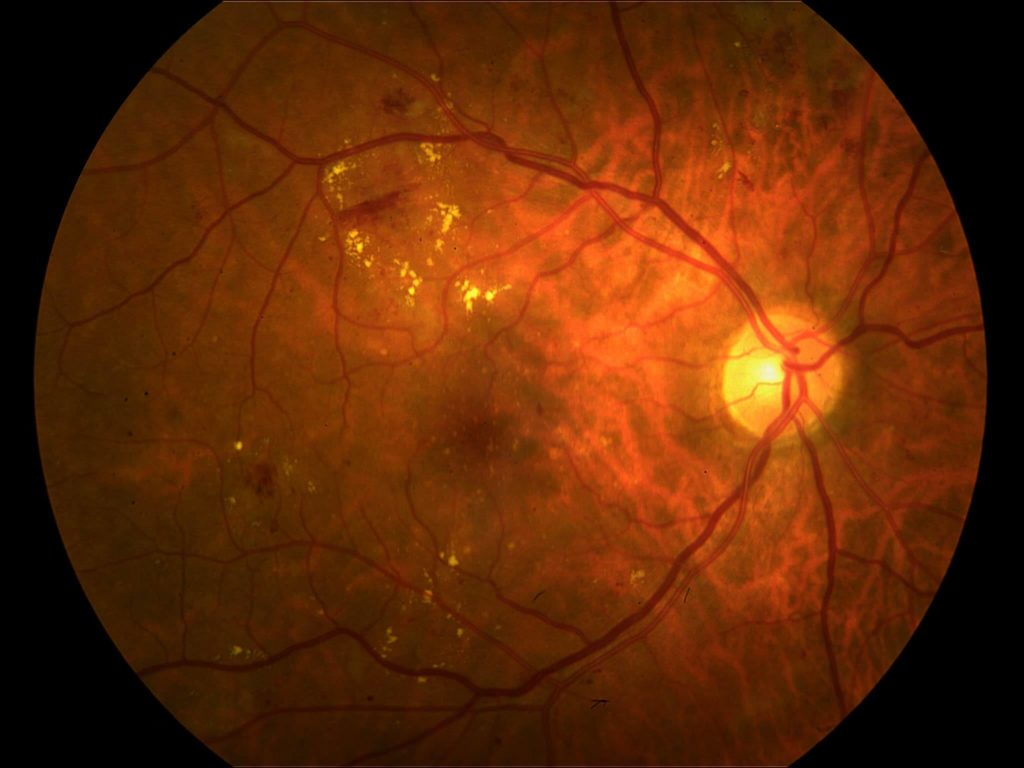
#> input picture image.jpg, 1024 x 768 px
$ python imageprocessing.py
#> lines starting #> are read from the running program, lines starting #| are printed output that depends on the picture
from skimage import io
from skimage.transform import rescale, resize, downscale_local_mean
from matplotlib import pyplot as plt

img = io.imread("image.jpg", as_gray=True)
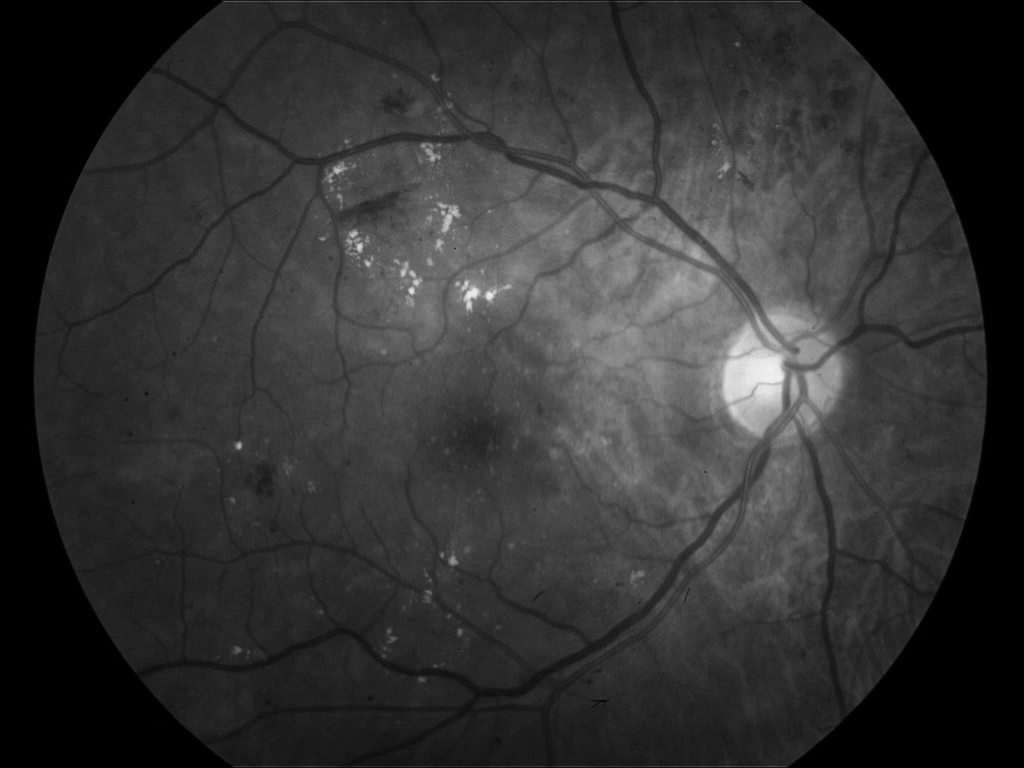
#> img: shape (768, 1024) float64; min 0, max 0.947, mean 0.201
rescaled_img = rescale(img, 1.0/4.0, anti_aliasing=True)
resized_img = resize(img, (400,400))
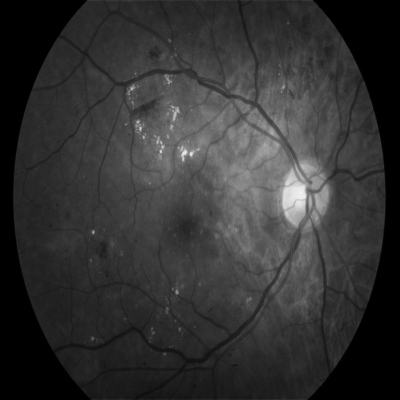
#> resized_img: shape (400, 400) float64; min 0, max 0.942, mean 0.201
down_img = downscale_local_mean(img, (4, 3))
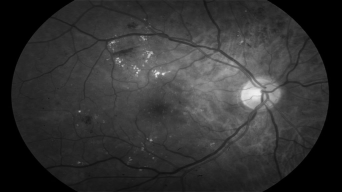
#> down_img: shape (192, 342) float64; min 0, max 0.942, mean 0.2
plt.imshow(down_img)
plt.show()
